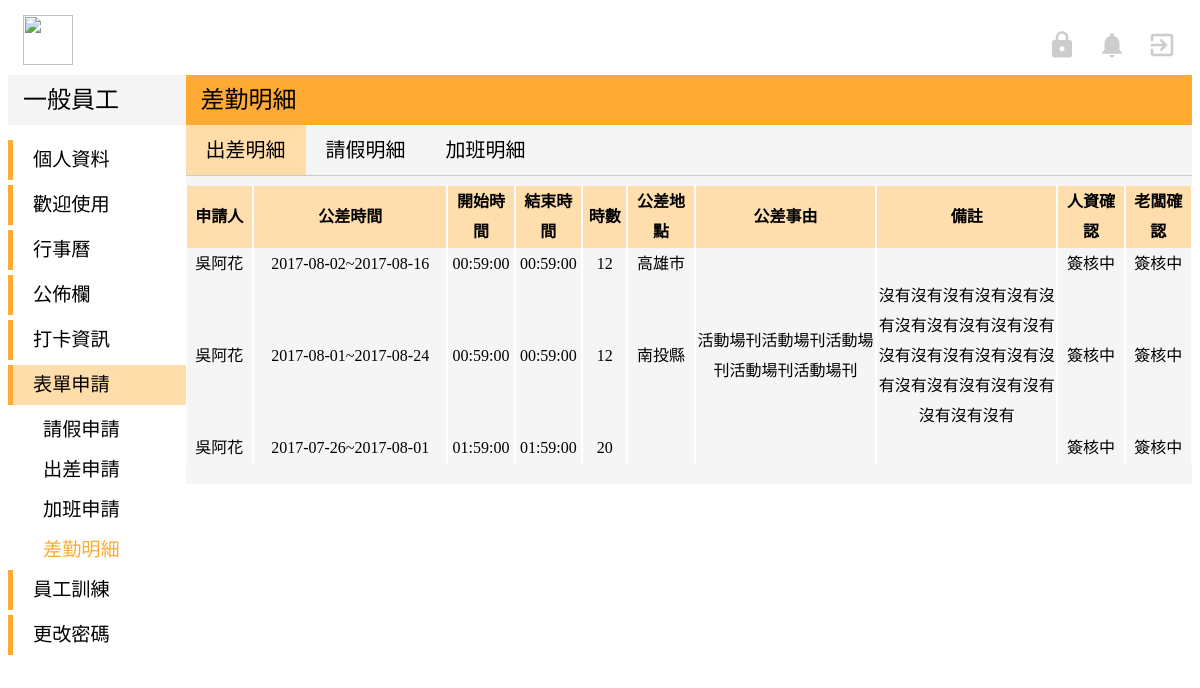
Screenshot of /user-Model/user_bTrip_list.php (signed in) with the database file from the repository.
### tables this page shows
CREATE TABLE `business` (
  `id` int(10) UNSIGNED NOT NULL,
  `b_sn` varchar(15) NOT NULL,
  `b_name` varchar(20) NOT NULL,
  `b_startDate` date NOT NULL,
  `b_endDate` date NOT NULL,
  `b_startTime` time NOT NULL,
  `b_endTime` time NOT NULL,
  `b_totalTime` varchar(20) NOT NULL,
  `b_location` varchar(20) NOT NULL,
  `b_state` varchar(20) NOT NULL,
  `b_comment` varchar(50) DEFAULT NULL,
  `b_month` varchar(20) NOT NULL,
  `b_hrCheck` varchar(20) NOT NULL DEFAULT '簽核中',
  `b_bossCheck` varchar(10) NOT NULL DEFAULT '簽核中',
  `b_applyDate` timestamp NOT NULL DEFAULT CURRENT_TIMESTAMP ON UPDATE CURRENT_TIMESTAMP
);

### user-Model/user_bTrip_list.php (the view, shortened to what this page needs)
<!DOCTYPE html>
<?php
$servername = "localhost";
$username = "root";
$password = "root";
$dbname = "peopleresource";
try {
    $conn = mysqli_connect($servername,$username ,$password,$dbname);
    $sql = "SELECT * FROM business WHERE b_name='".$_SESSION['name']."'";
    $result = mysqli_query($conn,$sql);
    }
catch(PDOException $e)
    {
    echo $sql . "<br>" . $e->getMessage();
    }
?>
<html>
<head>
	<link rel="stylesheet" href="../view/indexStyle.css">
</head>
<body>
  <div class="top">
			<img class="titleImg" src="http://www.lctech.com.tw/wp-content/uploads/bfi_thumb/%E6%9C%AA%E5%91%BD%E5%90%8D-1-%E6%8B%B7%E8%B2%9D-31w65e1o8bhj94p9q5patm@2x.png" width="50" height="50">
		<a href="../Controller/log_logout.php">
			<i id="topIcon" class="material-icons" >exit_to_app</i>
		</a>
		<a href="#">
			<i id="topIcon" class="material-icons">notifications</i>
		</a>
    <?php if ($_SESSION['root'] == 'admin'){?>
		    <a href="../admin-Model/admin_index.php">
			    <i id="topIcon" class="material-icons">https</i>
		    </a><?php }
    ?>
	</div>
	<div class="down">
		<div class="left">
			<div class="left-top">
				<p class="left-top-title">一般員工</p>
			</div>
			<div class="left-bottom">
				<div class="left-title" >
					<a href="user_profile.php" style="margin:auto 20px">個人資料</a>
				</div>
				<div class="left-title">
					<a href="user_introduction.php" style="margin:auto 20px">歡迎使用</a>
				</div>
				<div class="left-title">
					<a href="user_index.php"style="margin:auto 20px">行事曆</a>
				</div>
				<div class="left-title">
					<a href="user_news.php" style="margin:auto 20px">公佈欄</a>
				</div>
				<div class="left-title">
					<a href="#" style="margin:auto 20px">打卡資訊</a>
				</div>
				<div class="left-title" style="background-color:#FFDDAA">
					<p style="margin:auto 20px">表單申請</p>
				</div>
					<div  class="left-list">
						<a href="user_leave.php" style="margin:auto 35px">請假申請</a>
					</div>
					<div class="left-list">
						<a href="user_bTrip.php" style="margin:auto 35px">出差申請</a>
					</div>
					<div class="left-list">
						<a href="user_overtime.php" style="margin:auto 35px">加班申請</a>
					</div>
					<div class="left-list">
						<p style="margin:auto 35px;color:#FFAA33;font-weight:500">差勤明細</p>
					</div>
				<div class="left-title">
					<a href="#" style="margin:auto 20px">員工訓練</a>
				</div>
        <div class="left-title">
          <a href="#" style="margin:auto 20px">更改密碼</a>
        </div>
			</div>
		</div>
		<div class="right">
			<div class="right-top">
				<p class="right-top-title">差勤明細</p>
			</div>
      <div class="right-bottom">
  			<div style="width:100%;height:50px;margin:auto;;border-bottom:solid 1px #CCC;">
          <div style="float:left;background-color:#FFDDAA">
  					<p class="right-title">出差明細</p>
          </div>
          <div style="float:left">
  					<a href="user_leave_list.php" class="right-title">請假明細</a>
          </div>
          <div style="float:left">
  					<a href="user_overtime_list.php" class="right-title">加班明細</a>
          </div>
  			</div>
  			<div>
    			<table cellspacing="0">
    				<th>申請人</th>
    				<th>公差時間</th>
    				<th>開始時間</th>
    				<th>結束時間</th>
    				<th>時數</th>
    				<th>公差地點</th>
    				<th>公差事由</th>
    				<th>備註</th>
    				<th>人資確認</th>
    				<th>老闆確認</th>
      			<?php
      			while($row = mysqli_fetch_array($result)) {
      			?>
  			    <tr>
      				<td style="width:70px"><?php echo $row["b_name"]; ?></td>
      				<td style="width:215px"><?php echo $row["b_startDate"]?>~<?php echo $row["b_endDate"];?></td>
      				<td style="width:70px"><?php echo $row["b_startTime"];?></td>
      				<td style="width:70px"><?php echo $row["b_endTime"];?></td>
      				<td style="width:45px"><?php echo $row["b_totalTime"]?></td>
      				<td style="width:70px"><?php echo $row["b_location"];?></td>
      				<td style="width:200px"><?php echo $row["b_state"];?></td>
      				<td style="width:200px"><?php echo $row["b_comment"];?></td>
      				<td style="width:70px"><?php echo $row["b_hrCheck"]; ?></td>
      				<td style="width:70px"><?php echo $row["b_bossCheck"]; ?></td>
      			</tr>
    			  <?php } ?>
    			</table>
  		  </div>
  	  </div>
    </div>
  </div>
</body>
</html>

### view/indexStyle.css (style rules this page uses)
a { text-decoration:none; }
a:link { color: black; }
.top { width:100%; height:60px; background-color:white; margin-top:15px; }
.titleImg { float:left; margin-left:15px; }
#topIcon { margin-top:15px; margin-right:15px; margin-left:5px; float:right; font-size:30px; color:#CCC; }
.down { width:100%; height:auto; background-color:white; margin:auto; }
.left { width:15%; height:auto; background-color:white; margin:auto; float:left; }
.left-top { width:100%; height:50px; background-color:#F5F5F5; margin:auto; }
.left-top-title { line-height:50px; font-family:Microsoft JhengHei; font-size:150%; margin:auto 15px; font-weight: 500; }
.left-bottom { margin-top: 15px; }
.left-title { width:100%; height:40px; text-align:left; font-family:Microsoft JhengHei; border-left:solid 5px #FFAA33; margin-bottom:5px; line-height:40px; font-size:120%; }
.left-list { width:100%; height:40px; text-align:left; font-family:Microsoft JhengHei; font-size:18px; color:#666666; font-size:120%; line-height:40px; font-weight: 300; }
.right { width:85%; height:auto; background-color:#F5F5F5; margin:auto; float:right; padding-bottom: 20px; }
.right-top { width:100%; height:50px; background-color:#FFAA33; margin:auto; }
.right-top-title { line-height:50px; font-family:Microsoft JhengHei; font-size:150%; margin:auto 15px; font-weight: 500; }
.right-title { line-height:50px; margin:auto 20px; font-size:20px; font-family: Microsoft JhengHei; }
table { margin-top:10px; font-family:Microsoft JhengHei; font-size:16px; line-height:30px; table-layout:fixed; word-wrap:break-word; word-break: break-all; }
td,th,tr { font-family:Microsoft JhengHei; font-size:16px; text-align:center; }

### user-Model/user_bTrip_list.php (style rules this page uses)
th { background-color:#FFDEAD; }
td,tr,th { border-left: solid 1px white; border-right: solid 1px white; }

### rows the page displays
business: b_name "吳阿花", b_startDate "2017-08-02", b_endDate "2017-08-16", b_startTime "00:59:00", b_endTime "00:59:00", b_totalTime "12", b_location "高雄市", b_hrCheck "簽核中", b_bossCheck "簽核中"
business: b_name "吳阿花", b_startDate "2017-08-01", b_endDate "2017-08-24", b_startTime "00:59:00", b_endTime "00:59:00", b_totalTime "12", b_location "南投縣", b_state "活動場刊活動場刊活動場刊活動場刊活動場刊", b_comment "沒有沒有沒有沒有沒有沒有沒有沒有沒有沒有沒有沒有沒有沒有沒有沒有沒有沒有沒有沒有沒有沒有沒有沒有沒有", b_hrCheck "簽核中", b_bossCheck "簽核中"
business: b_name "吳阿花", b_startDate "2017-07-26", b_endDate "2017-08-01", b_startTime "01:59:00", b_endTime "01:59:00", b_totalTime "20", b_hrCheck "簽核中", b_bossCheck "簽核中"
